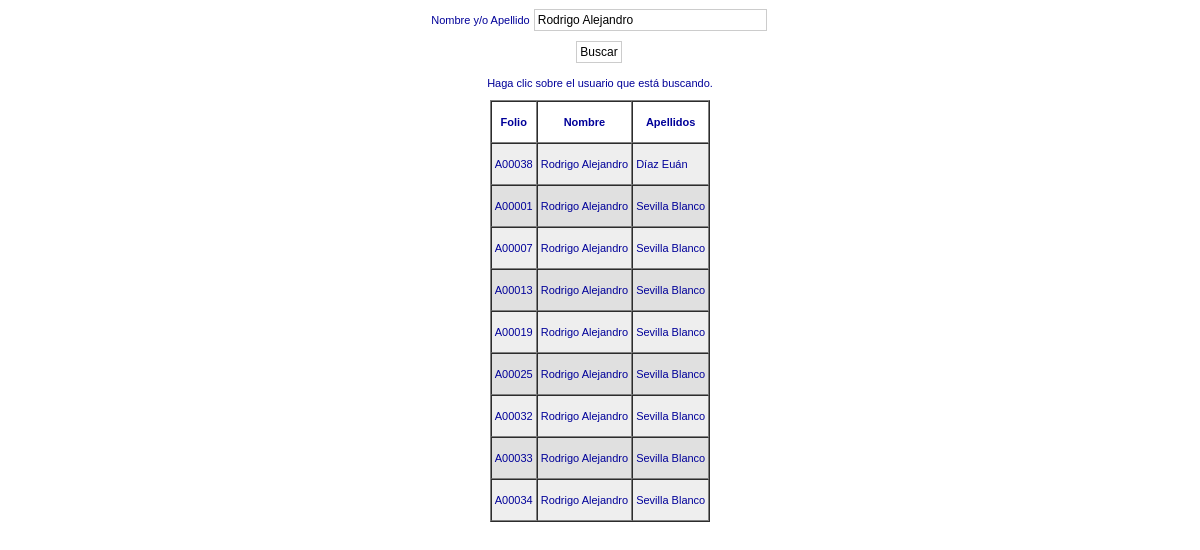
/cpanel/buscar_usuario.php?t=Rodrigo Alejandro (signed in), run on the app's committed database.
### tables this page shows
CREATE TABLE IF NOT EXISTS `usuarios` (
  `id_usuario` int(10) unsigned NOT NULL auto_increment,
  `folio_recibo` varchar(6) NOT NULL,
  `titulo` varchar(30) NOT NULL,
  `nombre` varchar(50) NOT NULL,
  `apellido` varchar(50) NOT NULL,
  `id_cargo` tinyint(3) unsigned NOT NULL,
  `id_tipo` tinyint(3) unsigned NOT NULL,
  `carrera` varchar(50) NOT NULL,
  `id_institucion` tinyint(3) unsigned NOT NULL,
  `institucion` varchar(50) NOT NULL,
  `dependencia` varchar(100) NOT NULL,
  `id_entidadfederativa` tinyint(3) unsigned NOT NULL,
  `correo` varchar(30) NOT NULL,
  `lada` varchar(10) NOT NULL,
  `telefono` varchar(10) NOT NULL,
  `extension` varchar(10) NOT NULL,
  `codigo_barras` varchar(30) NOT NULL,
  `grupo_padre` int(10) unsigned NOT NULL,
  `asistio` char(1) NOT NULL,
  `genero` char(1) NOT NULL,
  `verifico` char(1) NOT NULL,
  `fecha_registro` datetime NOT NULL,
  `id_costo` char(1) NOT NULL,
  PRIMARY KEY  (`id_usuario`)
);

### cpanel/buscar_usuario.php (the view, shortened to what this page needs)
<?php
	if($_SERVER['REQUEST_METHOD'] == "POST" || isset($_GET['t'])){
		if(isset($_GET['t'])){
			$nombre = $_GET['t'];
		} else {
			$nombre = trim($_POST['nombre']);
		}
		$nombres = explode(" ",$nombre);
		foreach ($nombres as $name) {
			$cadena .= " u.nombre LIKE '%".$name."%' OR u.apellido LIKE '%".$name."%' OR";
		}
		$strSQL = "SELECT u.id_usuario, u.folio_recibo, u.nombre, u.apellido, u.codigo_barras, r.ifolio as recibo
					FROM usuarios u
					LEFT JOIN recibos r ON u.folio_recibo = r.idFolioAsistente
					WHERE".$cadena." u.folio_recibo LIKE '%".$nombre."%'
					ORDER BY u.apellido, u.nombre";
		$usuarios = mysql_query($strSQL);
	}
?>
<!DOCTYPE HTML PUBLIC "-//W3C//DTD HTML 4.01 Transitional//EN" "http://www.w3.org/TR/html4/loose.dtd">
<html>
<head>
<link rel="stylesheet" type="text/css" href="../css/exclusivo.css">
<link rel="stylesheet" type="text/css" href="../css/formulario.css">
</head>
<body>
<form id="form1" name="form1" method="post" action="buscar_usuario.php">
	<table border="0" align="center">
		<tr>
			<td><p>Nombre y/o Apellido </p></td>
			<td><input name="nombre" type="text" id="nombre" value="<?php echo $nombre; ?>" size="30" maxlength="50" /></td>
		</tr>
		<tr>
			<td colspan="2"><div align="center">
				<input type="submit" name="Submit" value="Buscar" />
			</div></td>
		</tr>
	</table>
	<?php if(mysql_num_rows($usuarios) > 0) { ?>
	<p align="center" class="Estilo1">Haga clic sobre el usuario que est&aacute; buscando. </p>
	<table border="1" align="center" cellpadding="3" cellspacing="0">
		<tr>
			<th><p>Folio</p></th>
			<th><p>Nombre</p></th>
			<th><p>Apellidos</p></th>
		</tr>
		<? 	$i=0;
			while($usuario = mysql_fetch_array($usuarios, MYSQL_ASSOC)){ if($i%2 == 0) { $color = 'EEEEEE'; } else {	$color = 'E0E0E0'; } ?>
		<tr id="<?php echo $usuario['id_usuario']."-".$usuario['nombre']."-".$usuario['apellido']."-".str_pad( $usuario['folio_recibo'], 5,"0", STR_PAD_LEFT)."-".$usuario['codigo_barras']; ?>" onClick="Seleccionar(id);" bgcolor="#<?php echo $color; ?>" onMouseOver="CambiaColor('f8e8a0',id);" onMouseOut="CambiaColor('<?php echo $color; ?>',id);" style="cursor:pointer;">
			<td><p><?php echo str_pad( $usuario['folio_recibo'], 5,"0", STR_PAD_LEFT); ?></p></td>
			<td><p><?php echo $usuario['nombre']; ?></p></td>
			<td><p><?php echo $usuario['apellido']; ?></p></td>
		</tr>
		<?php $i++; } ?>
	</table>
	<? } else { ?>
	<p>&nbsp;</p>
	<p align="center">No se encontraron elementos con esos caracteres</p>
	<? } ?>
</form>
</body>
</html>

### css/exclusivo.css (style rules this page uses)
body { margin:0px; }
body, p { font-family: Verdana, Arial, Helvetica, sans-serif; color: #000099; font-size: 11px; }

### css/formulario.css (style rules this page uses)
form input[type=text], form input[type=password], form input[type=button], form input[type=file], form input[type=reset], form input[type=submit], form select { font-family: "Arial"; font-size: 12px; border-width: 1px; border-style: solid; border-color: #cccccc; padding: 3px; background-color:#FFFFFF; margin-right: 2px; }

### data on the page
usuarios: folio_recibo "A00038", nombre "Rodrigo Alejandro", apellido "Díaz Euán"
usuarios: folio_recibo "A00001", nombre "Rodrigo Alejandro", apellido "Sevilla Blanco"
usuarios: folio_recibo "A00007", nombre "Rodrigo Alejandro", apellido "Sevilla Blanco"
usuarios: folio_recibo "A00013", nombre "Rodrigo Alejandro", apellido "Sevilla Blanco"
usuarios: folio_recibo "A00019", nombre "Rodrigo Alejandro", apellido "Sevilla Blanco"
usuarios: folio_recibo "A00025", nombre "Rodrigo Alejandro", apellido "Sevilla Blanco"
usuarios: folio_recibo "A00032", nombre "Rodrigo Alejandro", apellido "Sevilla Blanco"
usuarios: folio_recibo "A00033", nombre "Rodrigo Alejandro", apellido "Sevilla Blanco"
usuarios: folio_recibo "A00034", nombre "Rodrigo Alejandro", apellido "Sevilla Blanco"
